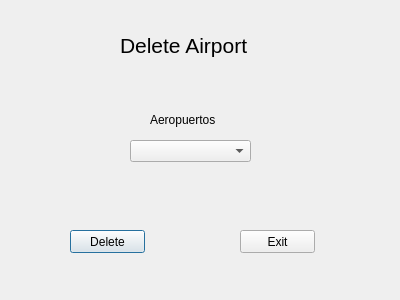
<?xml version="1.0" encoding="UTF-8"?>
<ui version="4.0">
 <class>DeleteAirport</class>
 <widget class="QDialog" name="DeleteAirport">
  <property name="geometry">
   <rect>
    <x>0</x>
    <y>0</y>
    <width>400</width>
    <height>300</height>
   </rect>
  </property>
  <property name="windowTitle">
   <string>Dialog</string>
  </property>
  <widget class="QPushButton" name="pushButton">
   <property name="geometry">
    <rect>
     <x>70</x>
     <y>230</y>
     <width>75</width>
     <height>23</height>
    </rect>
   </property>
   <property name="text">
    <string>Delete</string>
   </property>
  </widget>
  <widget class="QPushButton" name="pushButton_2">
   <property name="geometry">
    <rect>
     <x>240</x>
     <y>230</y>
     <width>75</width>
     <height>23</height>
    </rect>
   </property>
   <property name="text">
    <string>Exit</string>
   </property>
  </widget>
  <widget class="QComboBox" name="comboBox">
   <property name="geometry">
    <rect>
     <x>130</x>
     <y>140</y>
     <width>121</width>
     <height>22</height>
    </rect>
   </property>
  </widget>
  <widget class="QLabel" name="label">
   <property name="geometry">
    <rect>
     <x>150</x>
     <y>110</y>
     <width>81</width>
     <height>20</height>
    </rect>
   </property>
   <property name="text">
    <string>Aeropuertos</string>
   </property>
  </widget>
  <widget class="QLabel" name="label_3">
   <property name="geometry">
    <rect>
     <x>120</x>
     <y>30</y>
     <width>151</width>
     <height>31</height>
    </rect>
   </property>
   <property name="font">
    <font>
     <pointsize>16</pointsize>
    </font>
   </property>
   <property name="text">
    <string>Delete Airport</string>
   </property>
  </widget>
 </widget>
 <resources/>
 <connections/>
</ui>
